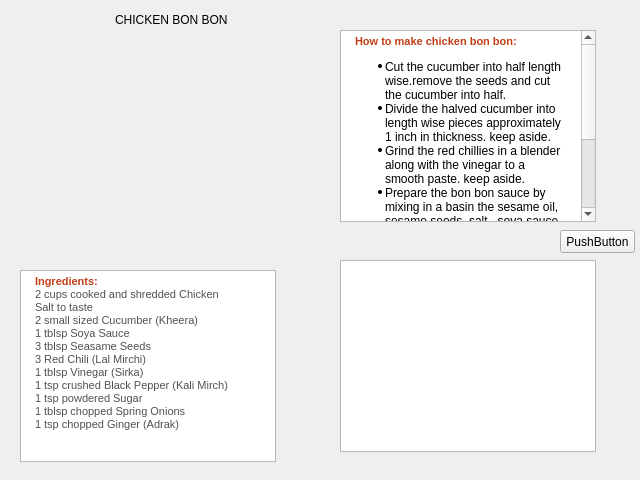
<?xml version="1.0" encoding="UTF-8"?>
<ui version="4.0">
 <class>Nonveg5</class>
 <widget class="QWidget" name="Nonveg5">
  <property name="geometry">
   <rect>
    <x>0</x>
    <y>0</y>
    <width>640</width>
    <height>480</height>
   </rect>
  </property>
  <property name="windowTitle">
   <string>Form</string>
  </property>
  <widget class="QPushButton" name="pushButton">
   <property name="geometry">
    <rect>
     <x>560</x>
     <y>230</y>
     <width>75</width>
     <height>23</height>
    </rect>
   </property>
   <property name="text">
    <string>PushButton</string>
   </property>
  </widget>
  <widget class="QLabel" name="label">
   <property name="geometry">
    <rect>
     <x>115</x>
     <y>10</y>
     <width>221</width>
     <height>20</height>
    </rect>
   </property>
   <property name="text">
    <string>CHICKEN BON BON</string>
   </property>
  </widget>
  <widget class="QLabel" name="label_2">
   <property name="geometry">
    <rect>
     <x>30</x>
     <y>50</y>
     <width>241</width>
     <height>191</height>
    </rect>
   </property>
   <property name="text">
    <string/>
   </property>
   <property name="pixmap">
    <pixmap>../../Required Images/bon.jpg</pixmap>
   </property>
  </widget>
  <widget class="QTextBrowser" name="textBrowser">
   <property name="geometry">
    <rect>
     <x>20</x>
     <y>270</y>
     <width>256</width>
     <height>192</height>
    </rect>
   </property>
   <property name="html">
    <string>&lt;!DOCTYPE HTML PUBLIC &quot;-//W3C//DTD HTML 4.0//EN&quot; &quot;http://www.w3.org/TR/REC-html40/strict.dtd&quot;&gt;
&lt;html&gt;&lt;head&gt;&lt;meta name=&quot;qrichtext&quot; content=&quot;1&quot; /&gt;&lt;style type=&quot;text/css&quot;&gt;
p, li { white-space: pre-wrap; }
&lt;/style&gt;&lt;/head&gt;&lt;body style=&quot; font-family:'MS Shell Dlg 2'; font-size:8.25pt; font-weight:400; font-style:normal;&quot;&gt;
&lt;p style=&quot; margin-top:0px; margin-bottom:0px; margin-left:10px; margin-right:5px; -qt-block-indent:0; text-indent:0px;&quot;&gt;&lt;span style=&quot; font-family:'Arial'; font-size:8pt; font-weight:600; color:#c13e16;&quot;&gt;Ingredients:&lt;/span&gt;&lt;span style=&quot; font-family:'Times New Roman'; font-size:8pt; color:#000000;&quot;&gt; &lt;/span&gt;&lt;/p&gt;
&lt;p style=&quot; margin-top:0px; margin-bottom:0px; margin-left:10px; margin-right:10px; -qt-block-indent:0; text-indent:0px;&quot;&gt;&lt;span style=&quot; font-family:'verdana'; font-size:8pt; color:#515151;&quot;&gt;2 cups cooked and shredded Chicken&lt;br /&gt;Salt to taste&lt;br /&gt;2 small sized Cucumber (Kheera) &lt;br /&gt;1 tblsp Soya Sauce&lt;br /&gt;3 tblsp Seasame Seeds&lt;br /&gt;3 Red Chili (Lal Mirchi) &lt;br /&gt;1 tblsp Vinegar (Sirka) &lt;br /&gt;1 tsp crushed Black Pepper (Kali Mirch) &lt;br /&gt;1 tsp powdered Sugar &lt;br /&gt;1 tblsp chopped Spring Onions&lt;br /&gt;1 tsp chopped Ginger (Adrak) &lt;/span&gt;&lt;/p&gt;&lt;/body&gt;&lt;/html&gt;</string>
   </property>
  </widget>
  <widget class="QTextBrowser" name="textBrowser_2">
   <property name="geometry">
    <rect>
     <x>340</x>
     <y>30</y>
     <width>256</width>
     <height>192</height>
    </rect>
   </property>
   <property name="html">
    <string>&lt;!DOCTYPE HTML PUBLIC &quot;-//W3C//DTD HTML 4.0//EN&quot; &quot;http://www.w3.org/TR/REC-html40/strict.dtd&quot;&gt;
&lt;html&gt;&lt;head&gt;&lt;meta name=&quot;qrichtext&quot; content=&quot;1&quot; /&gt;&lt;style type=&quot;text/css&quot;&gt;
p, li { white-space: pre-wrap; }
&lt;/style&gt;&lt;/head&gt;&lt;body style=&quot; font-family:'MS Shell Dlg 2'; font-size:8.25pt; font-weight:400; font-style:normal;&quot;&gt;
&lt;p style=&quot; margin-top:0px; margin-bottom:0px; margin-left:10px; margin-right:5px; -qt-block-indent:0; text-indent:0px;&quot;&gt;&lt;span style=&quot; font-family:'Arial'; font-size:8pt; font-weight:600; color:#c13e16;&quot;&gt;How to make chicken bon bon:&lt;/span&gt;&lt;/p&gt;
&lt;ul style=&quot;margin-top: 0px; margin-bottom: 0px; margin-left: 0px; margin-right: 0px; -qt-list-indent: 1;&quot;&gt;&lt;li style=&quot; font-family:'Verdana'; font-size:8pt; color:#000000;&quot; style=&quot; margin-top:12px; margin-bottom:0px; margin-left:0px; margin-right:10px; -qt-block-indent:0; text-indent:0px;&quot;&gt;&lt;span style=&quot; font-size:medium;&quot;&gt;Cut the cucumber into half length wise.remove the seeds and cut the cucumber into half.&lt;/span&gt;&lt;/li&gt;
&lt;li style=&quot; font-family:'Verdana'; font-size:8pt; color:#000000;&quot; style=&quot; margin-top:0px; margin-bottom:0px; margin-left:0px; margin-right:10px; -qt-block-indent:0; text-indent:0px;&quot;&gt;&lt;span style=&quot; font-size:medium;&quot;&gt;Divide the halved cucumber into length wise pieces approximately 1 inch in thickness. keep aside.&lt;/span&gt;&lt;/li&gt;
&lt;li style=&quot; font-family:'Verdana'; font-size:8pt; color:#000000;&quot; style=&quot; margin-top:0px; margin-bottom:0px; margin-left:0px; margin-right:10px; -qt-block-indent:0; text-indent:0px;&quot;&gt;&lt;span style=&quot; font-size:medium;&quot;&gt;Grind the red chillies in a blender along with the vinegar to a smooth paste. keep aside.&lt;/span&gt;&lt;/li&gt;
&lt;li style=&quot; font-family:'Verdana'; font-size:8pt; color:#000000;&quot; style=&quot; margin-top:0px; margin-bottom:0px; margin-left:0px; margin-right:10px; -qt-block-indent:0; text-indent:0px;&quot;&gt;&lt;span style=&quot; font-size:medium;&quot;&gt;Prepare the bon bon sauce by mixing in a basin the sesame oil, sesame seeds, salt , soya sauce, ginger, sugar, red chilly paste, crushed pepper corns and the spring onions.&lt;/span&gt;&lt;/li&gt;
&lt;li style=&quot; font-family:'Verdana'; font-size:8pt; color:#000000;&quot; style=&quot; margin-top:0px; margin-bottom:0px; margin-left:0px; margin-right:10px; -qt-block-indent:0; text-indent:0px;&quot;&gt;&lt;span style=&quot; font-size:medium;&quot;&gt;Mix thoroughly.&lt;/span&gt;&lt;/li&gt;
&lt;li style=&quot; font-family:'Verdana'; font-size:8pt; color:#000000;&quot; style=&quot; margin-top:0px; margin-bottom:0px; margin-left:0px; margin-right:10px; -qt-block-indent:0; text-indent:0px;&quot;&gt;&lt;span style=&quot; font-size:medium;&quot;&gt;Arrange the chicken pieces in a bowl. surround with the cucumber pieces.&lt;/span&gt;&lt;/li&gt;
&lt;li style=&quot; font-family:'Verdana'; font-size:8pt; color:#000000;&quot; style=&quot; margin-top:0px; margin-bottom:12px; margin-left:0px; margin-right:10px; -qt-block-indent:0; text-indent:0px;&quot;&gt;&lt;span style=&quot; font-size:medium;&quot;&gt;Pour the bon bon sauce on top of the chicken.&lt;/span&gt;&lt;/li&gt;&lt;/ul&gt;&lt;/body&gt;&lt;/html&gt;</string>
   </property>
  </widget>
  <widget class="QTextBrowser" name="textBrowser_3">
   <property name="geometry">
    <rect>
     <x>340</x>
     <y>260</y>
     <width>256</width>
     <height>192</height>
    </rect>
   </property>
  </widget>
 </widget>
 <resources/>
 <connections/>
</ui>
